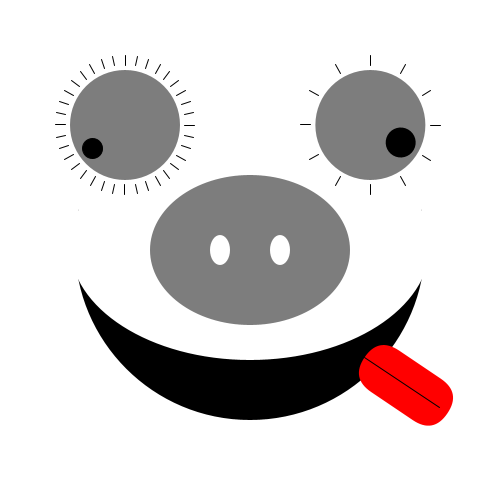
Frame 1 (no input)
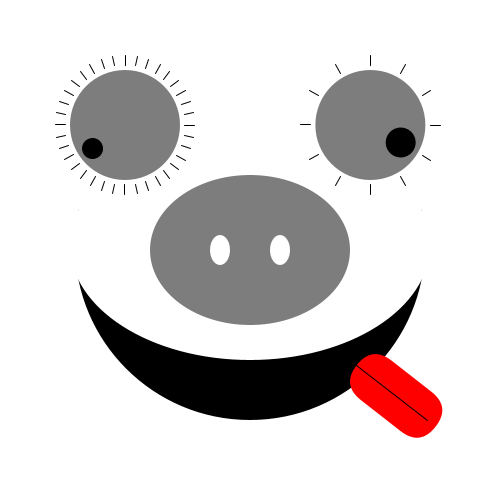
Frame 60 (the mouse pressed at the canvas centre just before this capture)
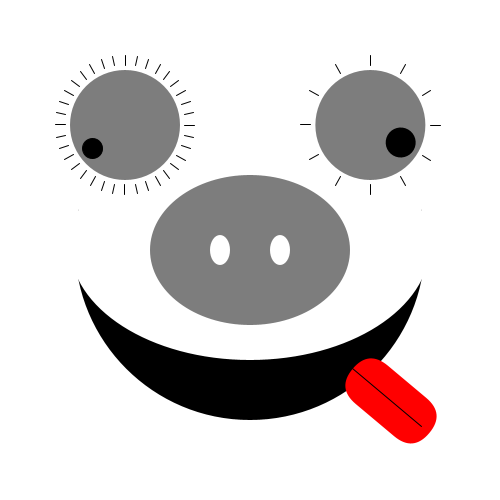
Frame 120 (the mouse held since frame 60 and released just before this capture)

The Processing sketch that drew these frames (run headless with seeded random() and noise(); from frame 60 on, the mouse is pressed at the canvas centre):

// Processing sketch: processing_120357
// ── processing_120357.pde

void setup() {
  size(500, 500);
}

void draw() {
  background(255);
  //Mund
  pushMatrix();
  translate(width/2,height/2);
   fill(0);
  noStroke();
  ellipse(0, -5, 350, 350);
  fill(255);
  ellipse(0, -5, 360, 230);
  ellipse(0, -75, 360, 230);
 
popMatrix();

  float min = map(minute(), 0, 60, 0, 360);
  float h = map(hour(), 0, 12, 0, 360);

  //Augen: Stunden + Minuten
  pushMatrix();

  translate(width/4, height/4); //in die Mitte springen
 fill(125);
  noStroke();
  ellipse(0, 0, 110, 110);
  for (int i=0; i<360; i+=10) //360 grad in 20° schritten
  {
    pushMatrix();
    rotate(radians(i)); // um i rotieren
    translate(0, -60);    // um radius verschieben -i/2.0 Schnecke wird  kleiner
    stroke(0);
    line(0, 0, 0, -10);
    popMatrix();
  }
  //Minuten
  rotate(radians(min)); // Um min rotieren
  translate(0, -40); // Um Radians verschieben
  fill(0);
  ellipse(0, 0, 20, 20);
  popMatrix();

  //stunden
  pushMatrix();
  translate(width/1.35, height/4);
  fill(125);
  noStroke();
  ellipse(0, 0, 110, 110);
  for (int i=0; i<360; i+=30) //360 grad in 20° schritten
  {
    pushMatrix();
    rotate(radians(i)); // um i rotieren
    translate(0, -60);    // um radius verschieben -i/2.0 Schnecke wird  kleiner
    stroke(0);
    line(0, 0, 0, -10);
    popMatrix();
  }
  rotate(radians(h)); // Um h rotieren
   // Um Radians verschieben
  /*pushMatrix();
  translate(0, -20);
  fill(255);
  noStroke();
  ellipse(0, 0, 40, 60);
  popMatrix();
  */
  translate(0, -35);
  fill(0);
  noStroke();
  ellipse(0, 0, 30, 30);
  popMatrix();

  //Zunge: Sekunden
  translate(width/2, height/2);
 
  pushMatrix();
  float sec = map(second(), 0, 60, 110, 230);
  
  rotate(radians(sec)); // Um sec rotieren
  translate(0, -255); // Um Radians verschieben
  
  fill(255, 0, 0);
  noStroke();
  rect(0, 0, 50, 100, 30);
  stroke(0);
  line(25, 100, 25, 10);

  popMatrix();
  
    //Nase
  pushMatrix();
 
  fill(125);
  noStroke();
  ellipse(0, 0, 200, 150);
  fill(255);
  noStroke();
  ellipse(-30, 0, 20, 30);
  ellipse(30, 0, 20, 30);
  popMatrix();
}
